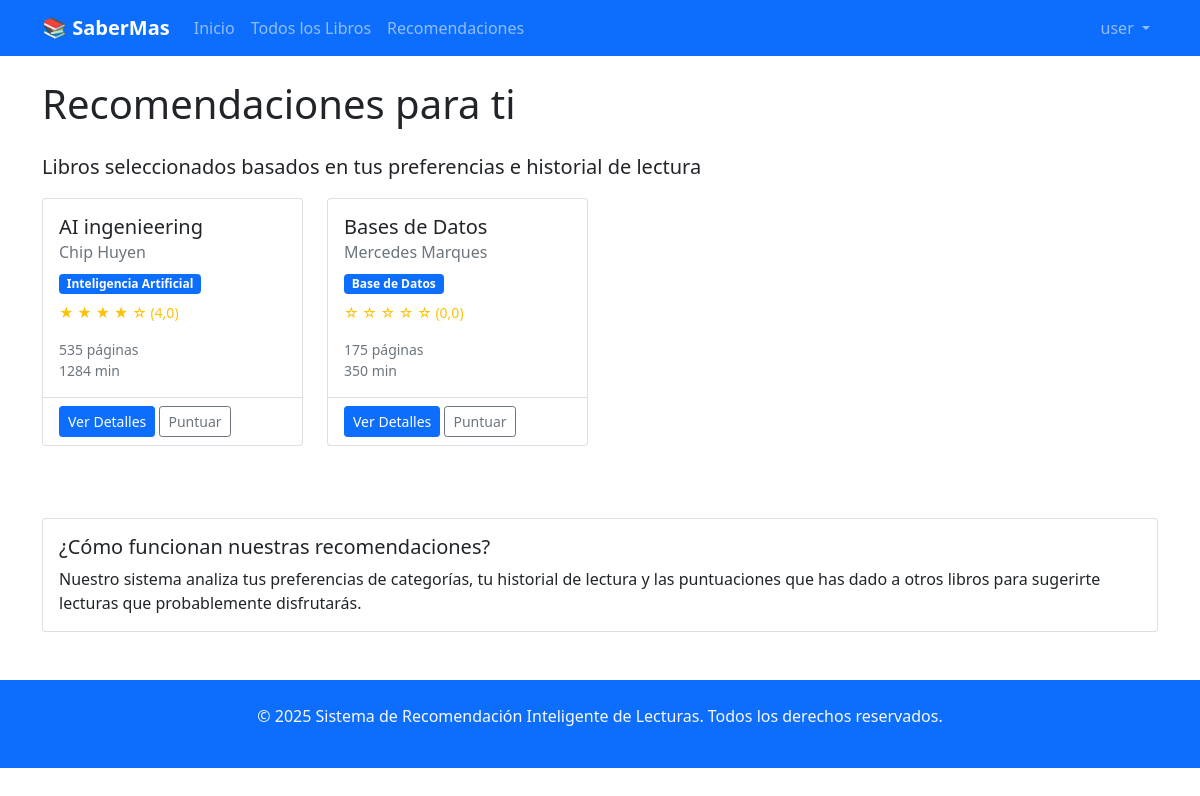
The app's page /recomendaciones/ (signed in) with its own data.
### sril/models.py (models this page shows, shortened)
class Usuario(AbstractBaseUser, PermissionsMixin):
    email = models.EmailField(unique=True, max_length=150)
    nombre = models.CharField(max_length=100)
    fecha_registro = models.DateTimeField(auto_now_add=True)
    fecha_ultimo_login = models.DateTimeField(auto_now=True)
    es_administrador = models.BooleanField(default=False)
    activo = models.BooleanField(default=True)
    is_staff = models.BooleanField(default=False)
    is_superuser = models.BooleanField(default=False)
    groups = models.ManyToManyField(
        'auth.Group',
        verbose_name='groups',
        blank=True,
        help_text='The groups this user belongs to.',
        related_name='usuario_set',  # Cambiado para evitar conflicto
        related_query_name='usuario',
    )
    user_permissions = models.ManyToManyField(
        'auth.Permission',
        verbose_name='user permissions',
        blank=True,
        help_text='Specific permissions for this user.',
        related_name='usuario_set',  # Cambiado para evitar conflicto
        related_query_name='usuario',
    )
    objects = UsuarioManager()
    USERNAME_FIELD = 'email'
    REQUIRED_FIELDS = ['nombre']
    class Meta:
        verbose_name = 'Usuario'
        verbose_name_plural = 'Usuarios'

class Libro(models.Model):
    titulo = models.CharField(max_length=255, verbose_name="Título")
    autor = models.CharField(max_length=255, verbose_name="Autor")
    isbn = models.CharField(
        max_length=20,
        unique=True,
        blank=True,
        null=True,
        verbose_name="ISBN"
    )
    sinopsis = models.TextField(blank=True, null=True, verbose_name="Sinopsis")
    numero_paginas = models.PositiveIntegerField(
        default=0,
        verbose_name="Número de páginas"
    )
    tiempo_lectura_promedio = models.PositiveIntegerField(
        default=0,
        help_text="Tiempo promedio de lectura en minutos",
        verbose_name="Tiempo de lectura"
    )
    fecha_publicacion = models.DateField(
        blank=True,
        null=True,
        verbose_name="Fecha de publicación"
    )
    editorial = models.CharField(
        max_length=100,
        blank=True,
        null=True,
        verbose_name="Editorial"
    )
    archivo_pdf = models.FileField(
        upload_to='libros/pdfs/',
        blank=True,
        null=True,
        validators=[FileExtensionValidator(allowed_extensions=['pdf'])],
        help_text="Subir archivo PDF del libro",
        verbose_name="Archivo PDF"
    )
    portada = models.ImageField(
        upload_to='libros/portadas/',
        blank=True,
        null=True,
        help_text="Portada generada automáticamente desde el PDF",
        verbose_name="Portada"
    )
    disponible_descarga = models.BooleanField(
        default=False,
        help_text="¿Está disponible para descarga?",
        verbose_name="Disponible para descarga"
    )
    categorias = models.ManyToManyField(
        'Categoria',
        through='LibroCategoria',
        verbose_name="Categorías"
    )
    activo = models.BooleanField(default=True, verbose_name="Activo")
    fecha_creacion = models.DateTimeField(auto_now_add=True, verbose_name="Fecha de creación")
    fecha_actualizacion = models.DateTimeField(auto_now=True, verbose_name="Fecha de actualización")
    class Meta:
        verbose_name = 'Libro'
        verbose_name_plural = 'Libros'
        ordering = ['titulo']
        indexes = [
            models.Index(fields=['titulo']),
            models.Index(fields=['autor']),
            models.Index(fields=['fecha_publicacion']),
        ]
    class Meta:
        verbose_name = 'Libro'
        verbose_name_plural = 'Libros'
        ordering = ['titulo']
        indexes = [
            models.Index(fields=['titulo']),
            models.Index(fields=['autor']),
            models.Index(fields=['fecha_publicacion']),
        ]

class Categoria(models.Model):
    nombre = models.CharField(max_length=100, unique=True)
    descripcion = models.TextField(blank=True, null=True)
    class Meta:
        verbose_name = 'Categoría'
        verbose_name_plural = 'Categorías'

### sril/views.py (the view)
# urls.py: path('recomendaciones/', views.recomendaciones, name='recomendaciones'),
@login_required
def recomendaciones(request):
    usuario_actual = get_usuario_actual(request)
    if not usuario_actual:
        messages.error(request, 'Error de autenticación')
        return redirect('sril:login')
    preferencias_usuario = PreferenciaUsuario.objects.filter(
        usuario=usuario_actual,
        nivel_interes__gte=3  # Solo categorías con interés >= 3
    ).values_list('categoria_id', flat=True)
    libros_recomendados = Libro.objects.filter(
        categorias__id__in=preferencias_usuario,
        activo=True
    ).distinct().annotate(
        avg_rating=Avg('puntuaciones__puntuacion'),
        num_ratings=Count('puntuaciones')
    ).order_by('-avg_rating')[:12]
    if len(libros_recomendados) < 8:
        libros_populares = Libro.objects.filter(
            activo=True
        ).annotate(
            avg_rating=Avg('puntuaciones__puntuacion'),
            num_ratings=Count('puntuaciones')
        ).exclude(
            id__in=[libro.id for libro in libros_recomendados]
        ).order_by('-avg_rating')[:12-len(libros_recomendados)]
        libros_recomendados = list(libros_recomendados) + list(libros_populares)
    context = {
        'libros_recomendados': libros_recomendados,
    }
    return render(request, 'sril/recomendaciones.html', context)

### sril/views.py (called while the page is built)
def get_usuario_actual(request):
    if request.user.is_authenticated:
        try:
            return Usuario.objects.get(id=request.user.id)
        except Usuario.DoesNotExist:
            return None
    return None

### sril/templates/sril/recomendaciones.html (shortened to what this page needs)
{% extends 'sril/base.html' %}
{% block content %}
<div class="row">
    <div class="col-12">
        <h1 class="mb-4">Recomendaciones para ti</h1>
        <p class="lead">Libros seleccionados basados en tus preferencias e historial de lectura</p>
        {% if libros_recomendados %}
        <div class="row">
            {% for libro in libros_recomendados %}
            <div class="col-lg-3 col-md-4 col-sm-6 mb-4">
                <div class="card book-card h-100">
                    <div class="card-body">
                        <h5 class="card-title">{{ libro.titulo }}</h5>
                        <h6 class="card-subtitle mb-2 text-muted">{{ libro.autor }}</h6>
                        <div class="mb-2">
                            {% for cat in libro.categorias.all %}
                                <span class="badge bg-primary me-1 small">{{ cat.nombre }}</span>
                            {% endfor %}
                        </div>
                        <p class="card-text small">
                            <span class="rating-stars">
                                {% with rating=libro.avg_rating|default:0 %}
                                    {% for i in "12345" %}
                                        {% if forloop.counter <= rating %}
                                            ★
                                        {% else %}
                                            ☆
                                        {% endif %}
                                    {% endfor %}
                                {% endwith %}
                                ({{ libro.avg_rating|default:0|floatformat:1 }})
                            </span>
                        </p>
                        <p class="card-text small text-muted">
                            {{ libro.numero_paginas }} páginas<br>
                            {{ libro.tiempo_lectura_promedio }} min
                        </p>
                    </div>
                    <div class="card-footer bg-transparent">
                        <a href="{% url 'sril:detalle_libro' libro.id %}" class="btn btn-sm btn-primary">Ver Detalles</a>
                        {% if user.is_authenticated %}
                            <a href="{% url 'sril:puntuar_libro' libro.id %}" class="btn btn-sm btn-outline-secondary">Puntuar</a>
                        {% endif %}
                    </div>
                </div>
            </div>
            {% endfor %}
        </div>
        {% endif %}
    </div>
</div>
<div class="row mt-5">
    <div class="col-12">
        <div class="card">
            <div class="card-body">
                <h5>¿Cómo funcionan nuestras recomendaciones?</h5>
                <p class="mb-0">
                    Nuestro sistema analiza tus preferencias de categorías, tu historial de lectura
                    y las puntuaciones que has dado a otros libros para sugerirte lecturas que
                    probablemente disfrutarás.
                </p>
            </div>
        </div>
    </div>
</div>
{% endblock %}

### sril/templates/sril/base.html (shortened to what this page needs)
<!DOCTYPE html>
<html lang="es">
<head>
    <link href="https://cdn.jsdelivr.net/npm/bootstrap@5.1.3/dist/css/bootstrap.min.css" rel="stylesheet">
</head>
<body>
    <nav class="navbar navbar-expand-lg navbar-dark bg-primary">
        <div class="container">
            <a class="navbar-brand" href="{% url 'sril:home' %}">📚 SaberMas</a>
            <div class="collapse navbar-collapse" id="navbarNav">
                <ul class="navbar-nav me-auto">
                    <li class="nav-item">
                        <a class="nav-link" href="{% url 'sril:home' %}">Inicio</a>
                    </li>
                    <li class="nav-item">
                        <a class="nav-link" href="{% url 'sril:lista_libros' %}">Todos los Libros</a>
                    </li>
                    <li class="nav-item">
                        <a class="nav-link" href="{% url 'sril:recomendaciones' %}">Recomendaciones</a>
                    </li>
                </ul>
                <ul class="navbar-nav">
                {% if user.is_authenticated %}
                    <li class="nav-item dropdown">
                        <a class="nav-link dropdown-toggle" href="#" id="navbarDropdown" role="button" data-bs-toggle="dropdown">
                             {{ user.nombre }}
                        </a>
                    </li>
                {% endif %}
            </ul>
            </div>
        </div>
    </nav>
    <main class="container my-4">
        {% block content %}
        {% endblock %}
    </main>
    <footer class="bg-primary text-light py-4 mt-5">
        <div class="container text-center">
            <p>&copy; 2025 Sistema de Recomendación Inteligente de Lecturas. Todos los derechos reservados.</p>
        </div>
    </footer>
</body>
</html>

### sril/templates/sril/base.html (style rules this page uses)
.book-card { transition: transform 0.2s; height: 100%; }
.rating-stars { color: #ffc107; }
.navbar-brand { font-weight: bold; }

### records on screen
Usuario: nombre "user"
Libro: titulo "AI ingenieering", autor "Chip Huyen", avg_rating "4,0", numero_paginas "535", tiempo_lectura_promedio "1284"
Categoria: nombre "Inteligencia Artificial"
Libro: titulo "Bases de Datos", autor "Mercedes Marques", avg_rating "0,0", numero_paginas "175", tiempo_lectura_promedio "350"
Categoria: nombre "Base de Datos"
